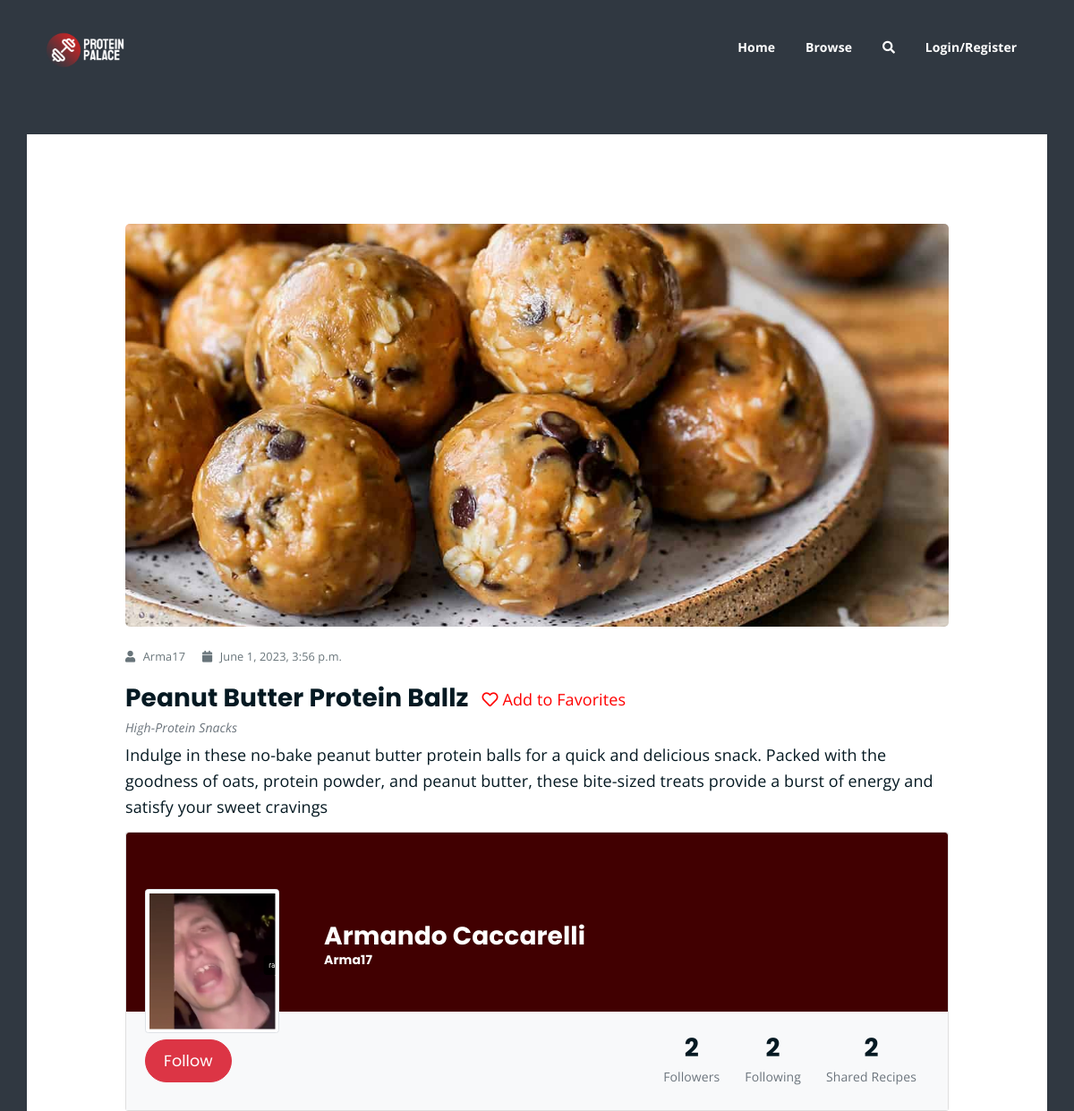
/recipe/9/ (upper part), run on an earlier commit of the app's database.
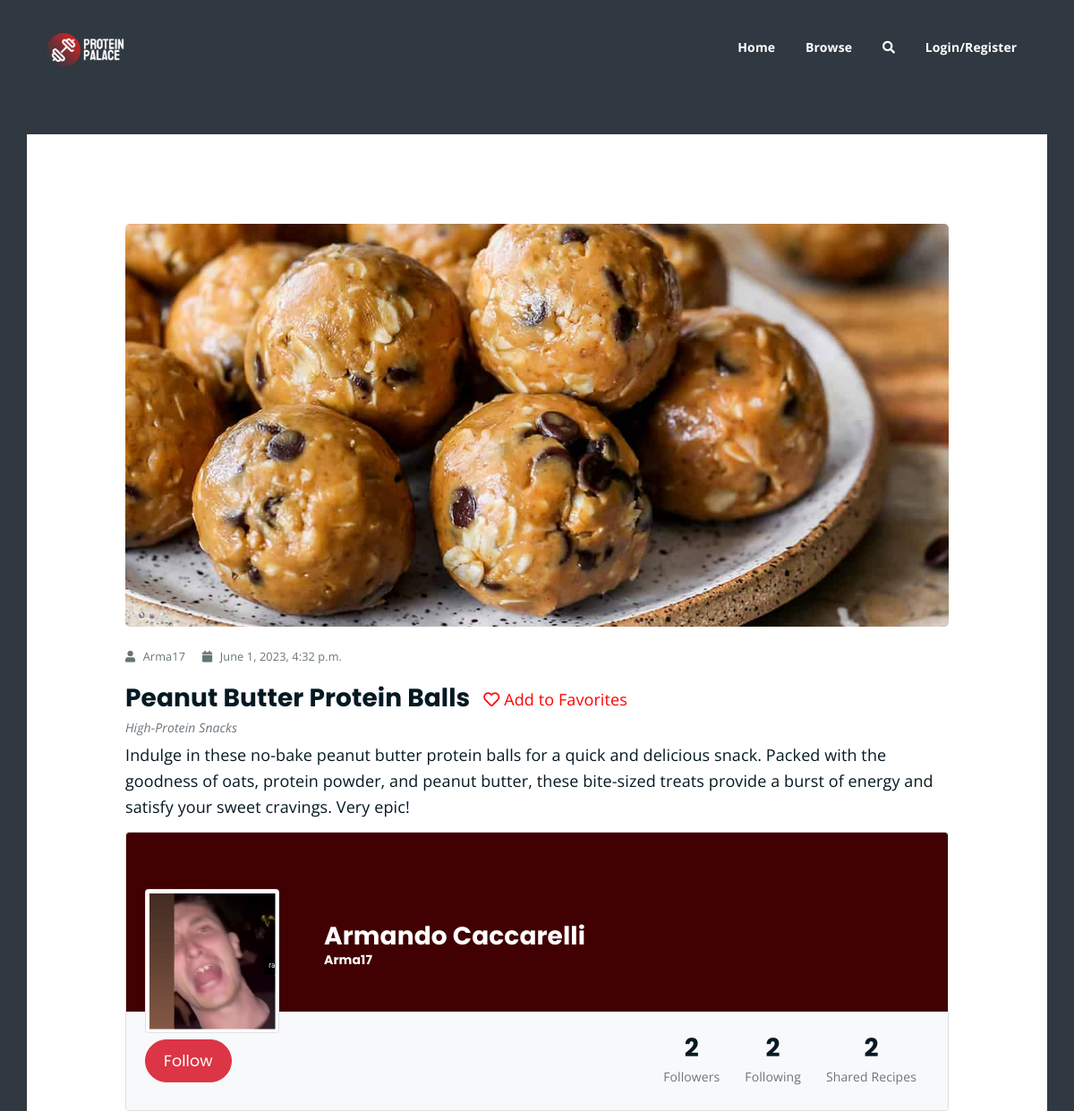
And on a later commit of the database.
### ProteinPalaceApp/models.py (models this page shows, shortened)
class Recipe(models.Model):
    user = models.ForeignKey(User, on_delete=models.SET_NULL, null=True)
    name = models.CharField(max_length=255)
    image = models.ImageField(upload_to=recipe_image_filename)
    description = models.TextField()
    category = models.ForeignKey('Category', on_delete=models.CASCADE)
    comments = models.ManyToManyField('Comment', blank=True)
    createdAt = models.DateTimeField(auto_now_add=True)
    updatedAt = models.DateTimeField(auto_now=True)

class Category(models.Model):
    name = models.CharField(max_length=255)
    def __str__(self):
        return self.name

class UserProfile(models.Model):
    user = models.OneToOneField(User, on_delete=models.CASCADE)
    following = models.ManyToManyField(User, related_name='followers', blank=True)
    favouriteRecipes = models.ManyToManyField('Recipe')
    profilePicture = models.ImageField(upload_to=user_profile_picture_filename, blank=True)
    createdAt = models.DateTimeField(auto_now_add=True)
    updatedAt = models.DateTimeField(auto_now=True)

### ProteinPalaceApp/views.py (the view, shortened to what this page needs)
# urls.py: path('recipe/<int:pk>/', views.RecipeDetailView.as_view(template_name = "single-recipe.html"), name = 'recipe-detail'),
class RecipeDetailView(DetailView):
    model = Recipe
    template_name = 'single-recipe.html'

### templates/single-recipe.html (shortened to what this page needs)
{% extends 'index.html' %}
{% load static %}
{% block content %}
	<div class="pt-150 pb-100" style = "background-color: var(--website-background);" >
		<div class="container">
			<div class="row pt-100 pb-100"  style = "background-color:white" >
				<div class="col-lg-10 mx-auto">
					<div class="single-article-section">
						<div class="single-article-text">
							<div class="single-artcile-bg" style="background-image: url('{{ recipe.image.url }}');"></div>
							<p class="blog-meta">
								<span class="author"><i class="fas fa-user"></i> {{ object.user}}</span>
								<span class="date"><i class="fas fa-calendar"></i> {{ object.updatedAt }}</span>
							</p>
							<div class="d-flex align-items-center">
								<h3 class="d-inline">{{ object.name }}</h3>
								<form action="{% url 'recipe-detail' object.pk %}" class= "mb-3 ml-1" method="POST">
									{% if request.user.is_authenticated %}
									  {% if object in request.user.userprofile.favouriteRecipes.all %}
										<button type="submit" name="unfavorite" class="btn btn-link" style="color: red;font-size: 18px;">
										  <i class="fas fa-heart"></i> Remove from Favorites
										</button>
									  {% else %}
										<button type="submit" name="favorite" class="btn btn-link" style="color: red; font-size: 18px;">
										  <i class="far fa-heart"></i> Add to Favorites
										</button>
									  {% endif %}
									{% else %}
									  <a href="{% url 'login' %}" class="btn btn-link" style="color: red;font-size: 18px;">
										<i class="far fa-heart"></i> Add to Favorites
									  </a>
									{% endif %}
								  </form>
							</div>
							<div class= "float-left font-italic text-muted" style="margin-top: -15px;"> {{ object.category }}</div>
							<p class="pt-3 " style="font-size: 18px;">
								{{ object.description }}
							</p>
						</div>
						<div>
								<div class="py-12 mt-3">
								  <div class="row d-flex justify-content-center align-items-center">
									<div class="col col-lg-12 col-xl-12">
									  <div class="card">
										<div class="rounded-top text-white d-flex flex-row" style="background-color: #410001; height:200px;">
											<a href="{% url 'profile' object.user.username %}">
											<div class=" ml-4 ms-4 mt-5 d-flex flex-column" style="width: 200px;">
											  {% if object.user.userprofile.profilePicture %}
											  <img src="{{ object.user.userprofile.profilePicture.url }}"
											  alt="Profile Picture"
											  class="img-fluid img-thumbnail mt-4 mb-2"
											  style="width: 150px; z-index: 1">
											  {% else %}
											  <img src="{% static 'img/placeholder.webp' %}"
											  alt="Profile Picture"
											  class="img-fluid img-thumbnail mt-4 mb-2 ml-4"
											  style="width: 150px; z-index: 1">
											  {% endif %}
										  </div>
										  </a>
										  <div class="ms-3" style="margin-top: 100px;">
											<a href="{% url 'profile' object.user.username %}">
												<h3 style="color:white;">{{ object.user.first_name }} {{ object.user.last_name }}</h5>
											</a>
											<a href="{% url 'profile' object.user.username %}">
												<h6 style="color:white;">{{ object.user.username }}</h6>
											</a>
										  </div>
										</div>
										<div class="p-4 text-black" style="background-color: #f8f9fa;">
										  <div class="d-flex justify-content-between text-center py-1">
											<div class="d-flex align-items-center">
												{% if request.user.is_authenticated %}
												{% if recipe.user in request.user.userprofile.following.all %}
													<form method="post">
														{% csrf_token %}
														<button type="submit" class="btn boxed-btn mr-1 btn-outline-danger  btn-lg" name="unfollow">Unfollow</button>
													</form>
												{% else %}
													<form method="post">
														{% csrf_token %}
														<button type="submit" class="btn boxed-btn mr-1 btn-outline-danger active btn-lg" name="follow">Follow</button>
													</form>
												{% endif %}
												{% else %}
												<a href="{% url 'login' %}" class="btn boxed-btn mr-1 btn-outline-danger active btn-lg">Follow</a>
												{% endif %}
											</div>
											<div class="ml-auto d-flex">
											  <div class="px-3">
												<p class="mb-1 h3">{{ object.user.userprofile.user.followers.count }}</p>
												<p class="medium text-muted mb-0">Followers</p>
											  </div>
											  <div class="px-3">
												<p class="mb-1 h3">{{ object.user.userprofile.following.count }}</p>
												<p class="medium text-muted mb-0">Following</p>
											  </div>
											  <div class="px-3">
												<p class="mb-1 h3">{{ object.user.recipe_set.count }}</p>
												<p class="medium text-muted mb-0">Shared Recipes</p>
											  </div>
											</div>
										  </div>
										</div>
									</div>
								</div>
						</div>
					</div>
				</div>
			</div>
		</div>
	</div>
</div>
</div>
{% endblock %}

### templates/index.html (shortened to what this page needs)
<!DOCTYPE html>
<html lang="en">
<head>
	{% load static %}
<link rel="stylesheet" href="{% static 'styles/all.min.css' %}">
<link rel="stylesheet" href="{% static 'bootstrap/css/bootstrap.min.css' %}">
<link rel="stylesheet" href="{% static 'styles/owl.carousel.css' %}">
<link rel="stylesheet" href="{% static 'styles/magnific-popup.css' %}">
<link rel="stylesheet" href="{% static 'styles/animate.css' %}">
<link rel="stylesheet" href="{% static 'styles/meanmenu.min.css' %}">
<link rel="stylesheet" href="{% static 'styles/main.css' %}" />
<link rel="stylesheet" href="{% static 'styles/responsive.css' %}">
</head>
<body>
	{% block body %}
	<div class="top-header-area" id="sticker">
		<div class="container">
			<div class="row">
				<div class="col-lg-12 col-sm-12 text-center">
					<div class="main-menu-wrap">
						<div class="site-logo">
							<a href="{% url 'home' %}">
								<img src="{% static 'img/logo.png' %}" alt="">
							</a>
						</div>
						<nav class="main-menu">
							<ul>
								<li{% if current_page == 'home' %} class="current-list-item"{% endif %}><a href="{% url 'home' %}">Home</a></li>
								<li{% if current_page == 'browse' %} class="current-list-item"{% endif %}><a href="{% url 'browse' %}">Browse</a></li>
								<li>
									<a class="mobile-hide search-bar-icon" href="#"><i class="fas fa-search"></i></a>
								</li>
								<li>
									{% if  user.is_authenticated %}
									<a class="shopping-cart" href="{% url 'favorites' %}"><i class="fas fa-heart"></i></a>
									{% else %}
									<a class="shopping-cart" href="{% url 'login' %}">Login/Register</a>
									{% endif %}
								</li>
							</ul>
						</nav>
					</div>
				</div>
			</div>
		</div>
	</div>
{% block content %}{% endblock %}
{% endblock %}
</body>
</html>

### static/styles/main.css (style rules this page uses)
:root { --website-accents: #D72323; --website-hover: #F2F2F2; --website-background: #303841; --website-text: #EEEEEE; --website-touches: #3A4750; }
html { font-size: 14px; font-weight: 400; line-height: 28px; height: 100%; }
body { font-family: "Open Sans", sans-serif; font-weight: 400; font-size: 1rem; letter-spacing: 0.1px; line-height: 1.8; color: var(--website-background); overflow-x: hidden; }
body img { max-width: 100%; }
a { cursor: pointer; text-decoration: none; -webkit-transition: all 0.2s ease-in-out; -o-transition: all 0.2s ease-in-out; transition: all 0.2s ease-in-out; }
h1, .h1, h2, .h2, h3, .h3, h4, .h4, h5, .h5, h6, .h6 { font-family: "Poppins", sans-serif; font-weight: 700; margin: 0 0 1.25rem 0; color: #051922; }
h1:last-child, .h1:last-child, h2:last-child, .h2:last-child, h3:last-child, .h3:last-child, h4:last-child, .h4:last-child, h5:last-child, .h5:last-child, h6:last-child, .h6:last-child { margin: 0; }
h3, .h3 { font-size: 2rem; font-weight: 700; line-height: 2.25rem; }
h6, .h6 { font-size: 1rem; font-weight: 700; line-height: 1.5rem; }
p { font-family: "Open Sans", sans-serif; font-weight: 400; font-size: 1rem; letter-spacing: 0.1px; line-height: 1.8; color: #051922; margin: 0 0 1.25rem 0; }
p:last-child { margin: 0; }
.pt-100 { padding-top: 100px; }
.pb-100 { padding-bottom: 100px; }
.pt-150 { padding-top: 150px; }
a.boxed-btn { font-family: 'Poppins', sans-serif; display: inline-block; background-color: var(--website-accents); color: #fff; padding: 10px 20px; }
a.boxed-btn, a.bordered-btn, a.cart-btn { border-radius: 50px; }
.top-header-area { position: absolute; z-index: 999; width: 100%; padding: 25px 0; }
nav.main-menu ul { margin: 0; padding: 0; list-style: none; text-align: right; }
nav.main-menu ul li { display: inline-block; }
nav.main-menu ul li a { color: #fff; font-weight: 700; display: block; padding: 15px; }
nav.main-menu ul > li { position: relative; }
.site-logo { float: left; max-width: 100px; }
.main-menu-wrap { position: relative; }
.site-logo { padding: 6px 0; }
nav.main-menu li a { -webkit-transition: 0.3s; -o-transition: 0.3s; transition: 0.3s; }
.top-header-area { -webkit-transition: 0.3s; -o-transition: 0.3s; transition: 0.3s; }
a.boxed-btn { -webkit-transition: 0.3s; -o-transition: 0.3s; transition: 0.3s; }
html, body { height: 100%; }
p.blog-meta span { margin-right: 15px; opacity: 0.6; color: #051922; font-size: 0.85em; }
p.blog-meta span:last-child { margin-right: 0; }
p.blog-meta span i { margin-right: 5px; }
.single-artcile-bg { height: 450px; }
.single-artcile-bg { background-size: cover; background-position: center; background-color: #ddd; border-radius: 5px; margin-bottom: 20px; }
.single-article-text p { font-size: 15px; line-height: 1.6; color: #051922; }

What changed in the data, as far as the page shows it:
changed Recipe "Armando": updatedAt "June 1, 2023, 3:56 p.m." → "June 1, 2023, 4:32 p.m."; name "Peanut Butter Protein Ballz" → "Peanut Butter Protein Balls"; description "…and satisfy your sweet cravings" → "…and satisfy your sweet cravings. Very epic!"
